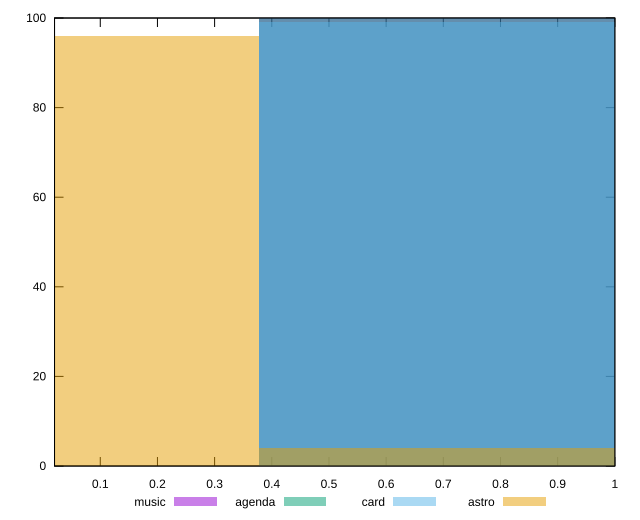

This chart was generated by the following gnuplot code:
reset

$music <<EOF
0.7542086760748924 100
EOF

$agenda <<EOF
0.7542086760748924 100
EOF

$card <<EOF
0.7542086760748924 99
EOF

$astro <<EOF
0 96
0.7542086760748924 4
EOF

set key outside below
set boxwidth 0.7542086760748924
set xrange [0.02:1]
set yrange [0:100]
set trange [0:100]
set style fill transparent solid 0.5 noborder
set terminal svg size 640, 520 enhanced background rgb 'white'
set output "reports/report_00027_2021-02-24T12-40-31.850Z/first-meaningful-paint/comparison/histogram/all_score.svg"

plot $music title "music" with boxes, \
     $agenda title "agenda" with boxes, \
     $card title "card" with boxes, \
     $astro title "astro" with boxes

reset
